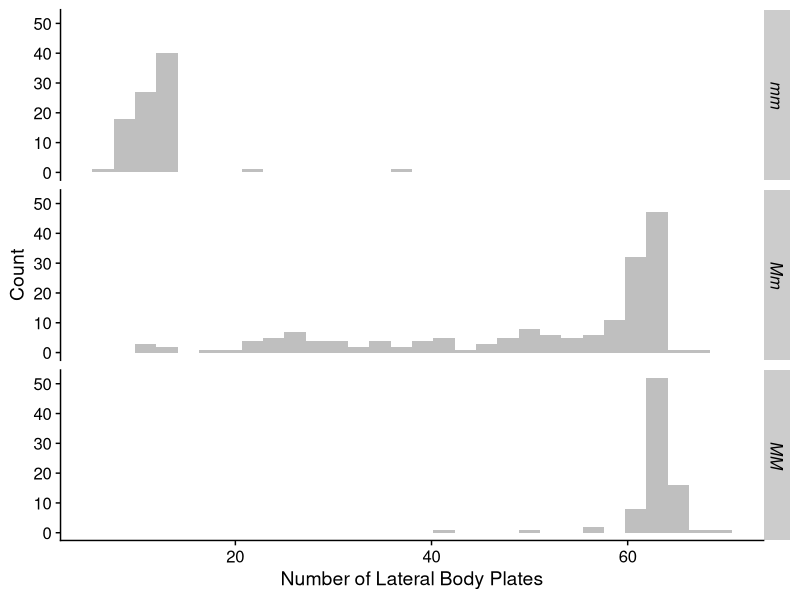
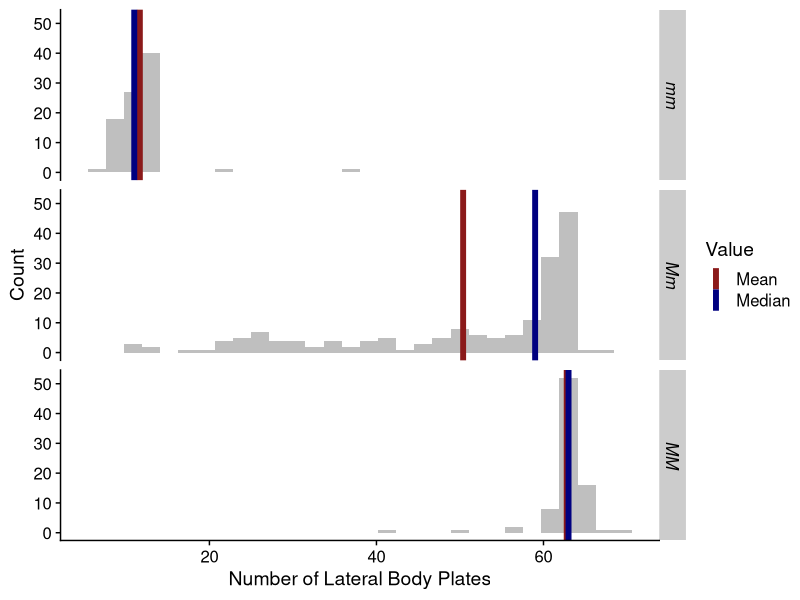
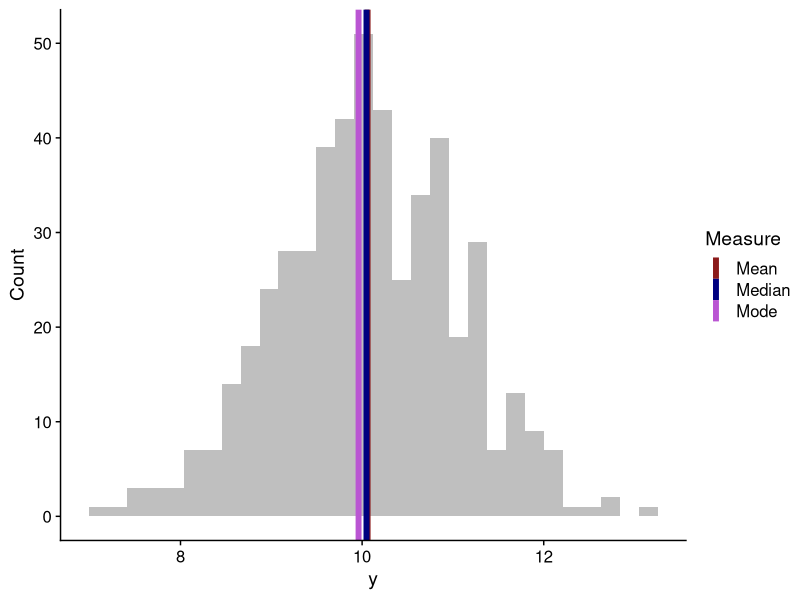
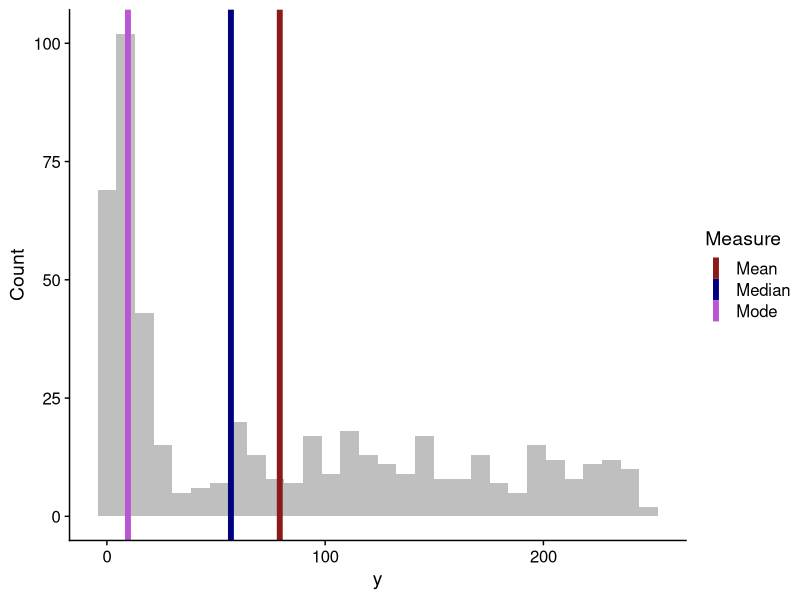

These figures' R source, in order:
## ---- chunk 1
#| label: setup
#| message: false
#| warning: false

library(tidyverse)
library(cowplot)

theme_set(theme_cowplot())
## ---- chunk 2
#| echo: true

1:10
median(1:10)
quantile(1:10, prob = 0.5)
## ---- chunk 3
SticklebackPlates <- read_csv("../data/Stickleback_Plates.csv",
                              show_col_types = FALSE)
## ---- chunk 4
#| echo: true

glimpse(SticklebackPlates)
## ---- chunk 5
ggplot(SticklebackPlates, aes(x = plates)) +
  geom_histogram(bins = 30, fill = "gray75") +
  facet_grid(genotype ~ .) +
  labs(x = "Number of Lateral Body Plates", y = "Count") +
  theme(strip.text = element_text(face = "italic"))
## ---- chunk 6
#| echo: true

SticklebackPlates |> 
  summarize(mean_plate = mean(plates),
            median_plate = median(plates),
            .by = genotype)
## ---- chunk 7
M <- SticklebackPlates |> 
  group_by(genotype) |> 
  summarize(Mean = mean(plates),
            Median = median(plates),
            .groups = "drop") |> 
  gather(Value, x, -genotype)

ggplot(SticklebackPlates, aes(x = plates, group = genotype)) +
  geom_histogram(bins = 30, fill = "gray75") +
  geom_vline(data = M, aes(xintercept = x, color = Value),
             linewidth = 2) +
  scale_color_manual(values = c("firebrick4", "navyblue")) +
  facet_grid(genotype ~ .) +
  labs(x = "Number of Lateral Body Plates", y = "Count") +
  theme(strip.text = element_text(face = "italic"))
## ---- chunk 8
set.seed(3246788)

mode <- function(x) {
  dd <- density(x)
  dd$x[which.max(dd$y)]
}

DD <- tibble(y = rnorm(500, 10, 1))
DD_mmm <- DD |> 
  summarize(Mean = mean(y),
            Median = median(y),
            Mode = mode(y)) |> 
  pivot_longer(cols = everything())

ggplot() +
  geom_histogram(data = DD, aes(y), bins = 30, fill = "gray75") +
  geom_vline(data = DD_mmm, aes(xintercept = value, color = name),
             linewidth = 2) +
  scale_color_manual(name = "Measure", values = c("firebrick4", "navyblue", "mediumorchid")) +
  labs(y = "Count")

## ---- chunk 9
set.seed(3246788)

DD <- tibble(y = c(rlnorm(250, 2, 1), runif(250, 50, 250)))
DD_mmm <- DD |> 
  summarize(Mean = mean(y),
            Median = median(y),
            Mode = mode(y)) |> 
  pivot_longer(cols = everything())

ggplot() +
  geom_histogram(data = DD, aes(y), bins = 30, fill = "gray75") +
  geom_vline(data = DD_mmm, aes(xintercept = value, color = name),
             linewidth = 2) +
  scale_color_manual(name = "Measure", values = c("firebrick4", "navyblue", "mediumorchid")) +
  labs(y = "Count")

